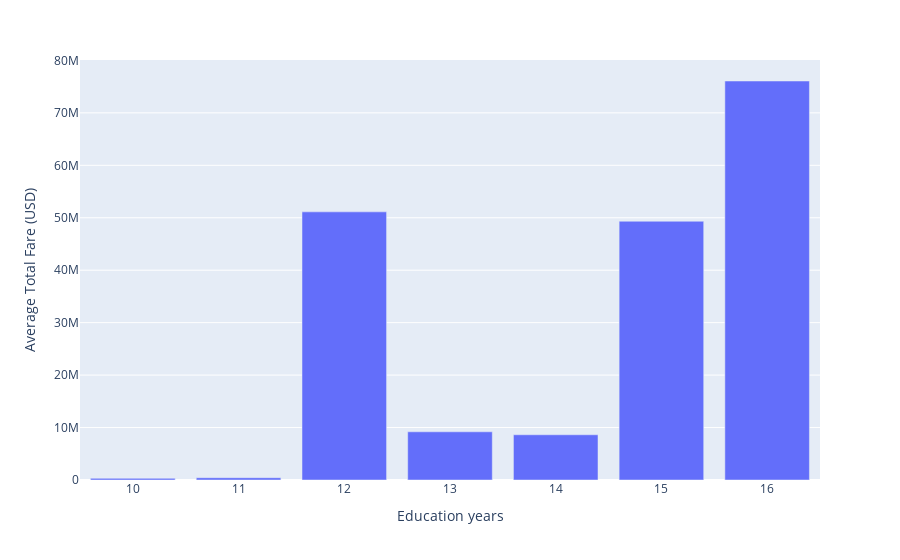

This figure's notebook cell:
### Code cell
%%local
import plotly.express as px
import plotly.figure_factory as ff
import pandas as pd

tot_fare_ed_dict = {
    'Education years': list(tot_fare_ed_tab['_1']),
    'Average Total Fare (USD)': list(tot_fare_ed_tab['_2'])
}
df = pd.DataFrame.from_dict(tot_fare_ed_dict).sort_values(by='Education years')
fig = px.bar(df, x='Education years', y='Average Total Fare (USD)')
fig.show()

### Figure 1 — Plotly figure (JSON) as saved in the notebook; plotly's stock layout.template omitted (floating-point values rounded to 4 significant figures)
{"data": [{"alignmentgroup": "True", "hovertemplate": "Education years=%{x}<br>Average Total Fare (USD)=%{y}<extra></extra>", "legendgroup": "", "marker": {"color": "#636efa"}, "name": "", "offsetgroup": "", "orientation": "v", "showlegend": false, "textposition": "auto", "type": "bar", "x": [10, 11, 12, 13, 14, 15, 16], "xaxis": "x", "y": [311506, 433840, 51122846, 9189915, 8620514, 49333820, 76071501], "yaxis": "y"}], "layout": {"autosize": true, "barmode": "relative", "legend": {"tracegroupgap": 0}, "margin": {"t": 60}, "xaxis": {"anchor": "y", "autorange": true, "domain": [0, 1], "range": [9.5, 16.5], "title": {"text": "Education years"}, "type": "linear"}, "yaxis": {"anchor": "x", "autorange": true, "domain": [0, 1], "range": [0, 80080000.0], "title": {"text": "Average Total Fare (USD)"}, "type": "linear"}}}
